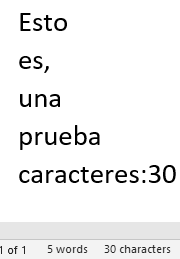
#> input picture img/Prueba12.png, 180 x 259 px, found by its file name
$ python Tarea1.py   (older library calls are emulated)
#> lines starting #> are read from the running program, lines starting #| are printed output that depends on the picture; after the words box and inside, x2 and y2 are one past the last pixel; in counts of white or black regions, pixels touching at a corner belong together
# Procesamiento Digital de Imagenes.
# Laboratorio II.
# Jeckson Jaimes. 12-10446.
# Andres Suarez. 12-10925


import cv2
import matplotlib.pyplot as plt
import numpy as np

# Leer imagen
imgBGR = cv2.imread('C:/Users/Andres/Documents/PDI/tarea1/img/Prueba12.png')
#> imgBGR is the input picture: shape (259, 180, 3); min 0, max 255, mean 240.8
imgBGR = imgBGR[0:205,...]
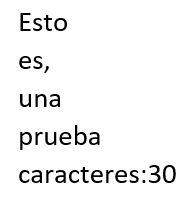
#> imgBGR: shape (205, 180, 3); min 0, max 255, mean 242.1

# Convertir a escala de grises
imgGREY = cv2.cvtColor(imgBGR, cv2.COLOR_BGR2GRAY)
plt.figure(),
plt.imshow(imgGREY,cmap='Greys')
plt.title('Gris')

# Binarizacion de la img
ret,thresh = cv2.threshold(imgGREY, 127,255,0)
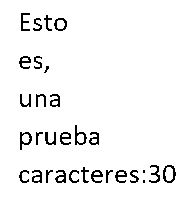
#> thresh: shape (205, 180); 95% white; black in thin lines or dots, all inside (x1, y1, x2, y2) = (19, 13, 176, 183)
plt.figure(),
plt.imshow(thresh,cmap='Greys')
plt.title('Threshold')

#Erosion
erosion = cv2.getStructuringElement(cv2.MORPH_RECT,(1,2))
imgEr = cv2.erode(thresh, erosion, iterations=1)
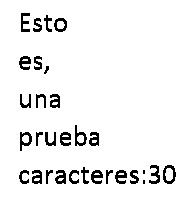
#> imgEr: shape (205, 180); 93.6% white; black in thin lines or dots, all inside (x1, y1, x2, y2) = (19, 13, 176, 184)
plt.figure(),
plt.imshow(imgEr,cmap='Greys')
plt.title('Erosionada')

# Laplacian Filter
imgFILT = cv2.Laplacian(imgEr,cv2.CV_8U)
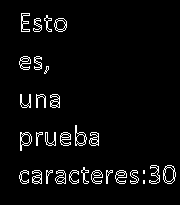
#> imgFILT: shape (205, 180); 4.5% white in thin lines or dots, all inside (x1, y1, x2, y2) = (19, 13, 176, 184)
plt.figure(),
plt.imshow(imgFILT,cmap='Greys')
plt.title('Laplacian')

# Dilatacion
dilatacion = cv2.getStructuringElement(cv2.MORPH_RECT,(1,5))
imgDi = cv2.dilate(imgFILT, dilatacion, iterations=1)
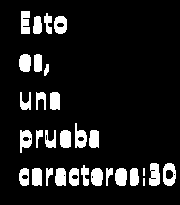
#> imgDi: shape (205, 180); 11.2% white; 30 white regions (2 under 20 px)
plt.figure(),
plt.imshow(imgDi,cmap='Greys')
plt.title('Dilatada')

img, contours, hierarchy = cv2.findContours(imgDi,cv2.RETR_EXTERNAL,cv2.CHAIN_APPROX_SIMPLE)
#> contours = 30 contours, 2 with area under 20; largest, box (x1, y1, x2, y2) and area: (163, 163, 176, 186) 228, (149, 163, 160, 186) 182, (54, 16, 67, 34) 178, (20, 130, 32, 153) 174, (75, 123, 87, 148) 174

i = 0
for i in range(len(contours)):
    cnt=contours[i]
    x,y,w,h = cv2.boundingRect(cnt)
    cv2.rectangle(imgBGR,(x,y),(x+w,y+h),(255,0,0),1)
#> this loop made 30 passes
#> (x, y, w, h) on passes 3 to 14: (130, 168, 9, 18), (115, 168, 12, 18), (106, 168, 7, 18), (91, 168, 12, 18), (69, 168, 10, 18), (55, 168, 11, 18), (46, 168, 7, 18), (32, 168, 10, 18), (19, 168, 10, 18), (81, 165, 8, 21), (163, 163, 13, 23), (149, 163, 11, 23)
#> (cnt, x, y, w, h) on passes 1 to 2: ([[143, 178], [143, 185], [144, 185], [144, 178]], 143, 178, 2, 8), ([[143, 168], [143, 175], [144, 175], [144, 168]], 143, 168, 2, 8)
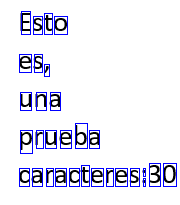
#> imgBGR: shape (205, 180, 3); 4.49% of pixels changed, all inside (x1, y1, x2, y2) = (19, 11, 177, 187)

plt.figure(),
plt.imshow(imgBGR)
plt.title('Contours')
print("El número de carácteres en la imagen es: " + str(len(contours)))
#| El número de carácteres en la imagen es: 30

plt.show()

$ run again, with img/Prueba1.png copied over img/Prueba12.png
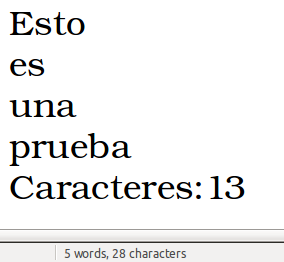
#> input picture img/Prueba1.png, 284 x 262 px, found by its file name
#> imgBGR is the input picture: shape (262, 284, 3); mean B, G, R 239.2, 239.4, 239.5
#> thresh: shape (205, 284); 94.3% white; 28 black regions (2 under 20 px), largest, box (x1, y1, x2, y2) and area: (32, 141, 69, 158) 220, (10, 12, 33, 35) 214, (10, 141, 29, 166) 167
#> imgEr: shape (205, 284); 92.8% white; 28 black regions, largest, box (x1, y1, x2, y2) and area: (32, 141, 69, 159) 267, (10, 12, 33, 36) 263, (10, 141, 29, 167) 202
#> imgFILT: shape (205, 284); 4.4% white in thin lines or dots, all inside (x1, y1, x2, y2) = (10, 12, 244, 200)
#> `imgDi = cv2.dilate(imgFILT, dilatacion, iterations=1)`:
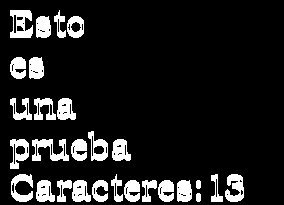
#> imgDi: shape (205, 284); 12.2% white; 28 white regions
#> contours = 28 contours; largest, box (x1, y1, x2, y2) and area: (10, 10, 33, 38) 442, (32, 139, 69, 161) 368, (10, 139, 29, 169) 360, (88, 131, 108, 161) 341, (225, 174, 244, 202) 300
#> the loop `for i in range(len(contours)):` made 28 passes
#> (x, y, w, h) on passes 1 to 8: (196, 193, 5, 9), (196, 180, 5, 9), (177, 180, 15, 22), (158, 180, 16, 22), (142, 180, 15, 22), (124, 180, 16, 22), (92, 180, 16, 22), (72, 180, 19, 22)
#> after the loop `for i in range(len(contours)):`:
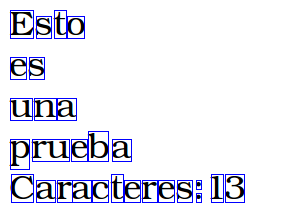
#> imgBGR: shape (205, 284, 3); mean B, G, R 240.7, 230.9, 230.8
#| El número de carácteres en la imagen es: 28

$ run again, with img/Prueba1_D.png copied over img/Prueba12.png
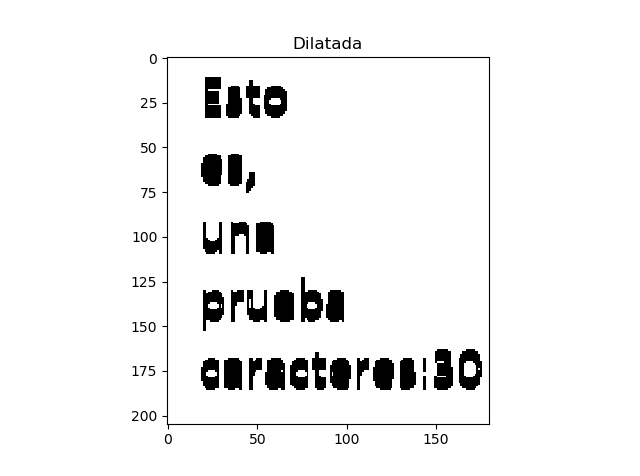
#> input picture img/Prueba1_D.png, 640 x 476 px, found by its file name
#> imgBGR is the input picture: shape (476, 640, 3); min 0, max 255, mean 241.9
#> thresh: shape (205, 640); 96.8% white; 24 black regions (2 under 20 px), largest, box (x1, y1, x2, y2) and area: (162, 57, 490, 205) 637, (205, 77, 221, 118) 591, (201, 154, 222, 186) 589
#> imgEr: shape (205, 640); 96.3% white; 24 black regions (1 under 20 px), largest, box (x1, y1, x2, y2) and area: (162, 57, 490, 205) 978, (205, 77, 221, 119) 631, (201, 154, 222, 187) 610
#> imgFILT: shape (205, 640); 1.7% white in thin lines or dots, all inside (x1, y1, x2, y2) = (141, 37, 490, 205)
#> `imgDi = cv2.dilate(imgFILT, dilatacion, iterations=1)`:
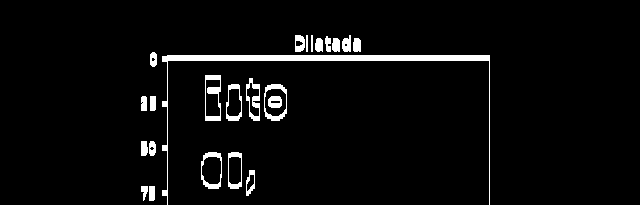
#> imgDi: shape (205, 640); 4.1% white; 24 white regions
#> contours = 23 contours, 2 with area under 20; largest, box (x1, y1, x2, y2) and area: (162, 55, 490, 205) 1715, (264, 84, 287, 121) 708, (205, 75, 221, 121) 652, (201, 152, 222, 189) 642, (226, 84, 242, 121) 466
#> the loop `for i in range(len(contours)):` made 23 passes
#> (x, y, w, h) on passes 1 to 8: (149, 186, 6, 15), (141, 186, 7, 15), (246, 170, 9, 26), (228, 152, 14, 37), (201, 152, 21, 37), (149, 141, 7, 15), (141, 141, 7, 15), (150, 96, 6, 15)
#> after the loop `for i in range(len(contours)):`:
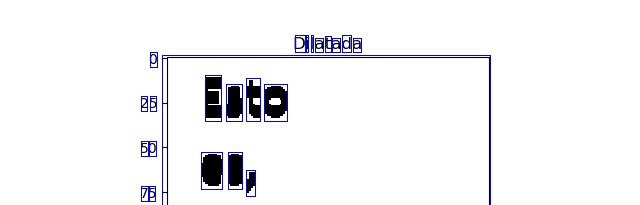
#> imgBGR: shape (205, 640, 3); mean B, G, R 247.1, 243.2, 243.2
#| El número de carácteres en la imagen es: 23
